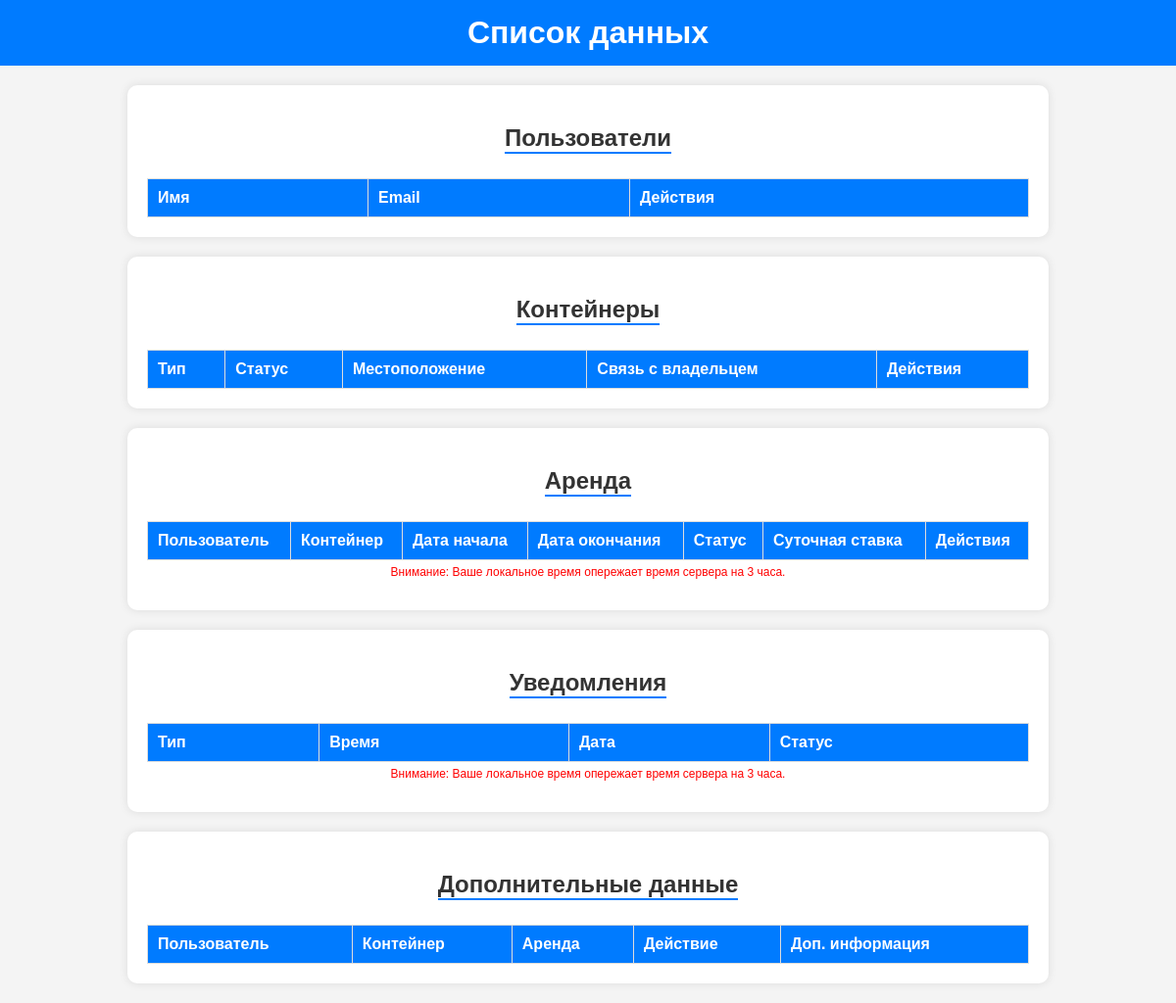
/dataset/, run on an earlier commit of the app's database.
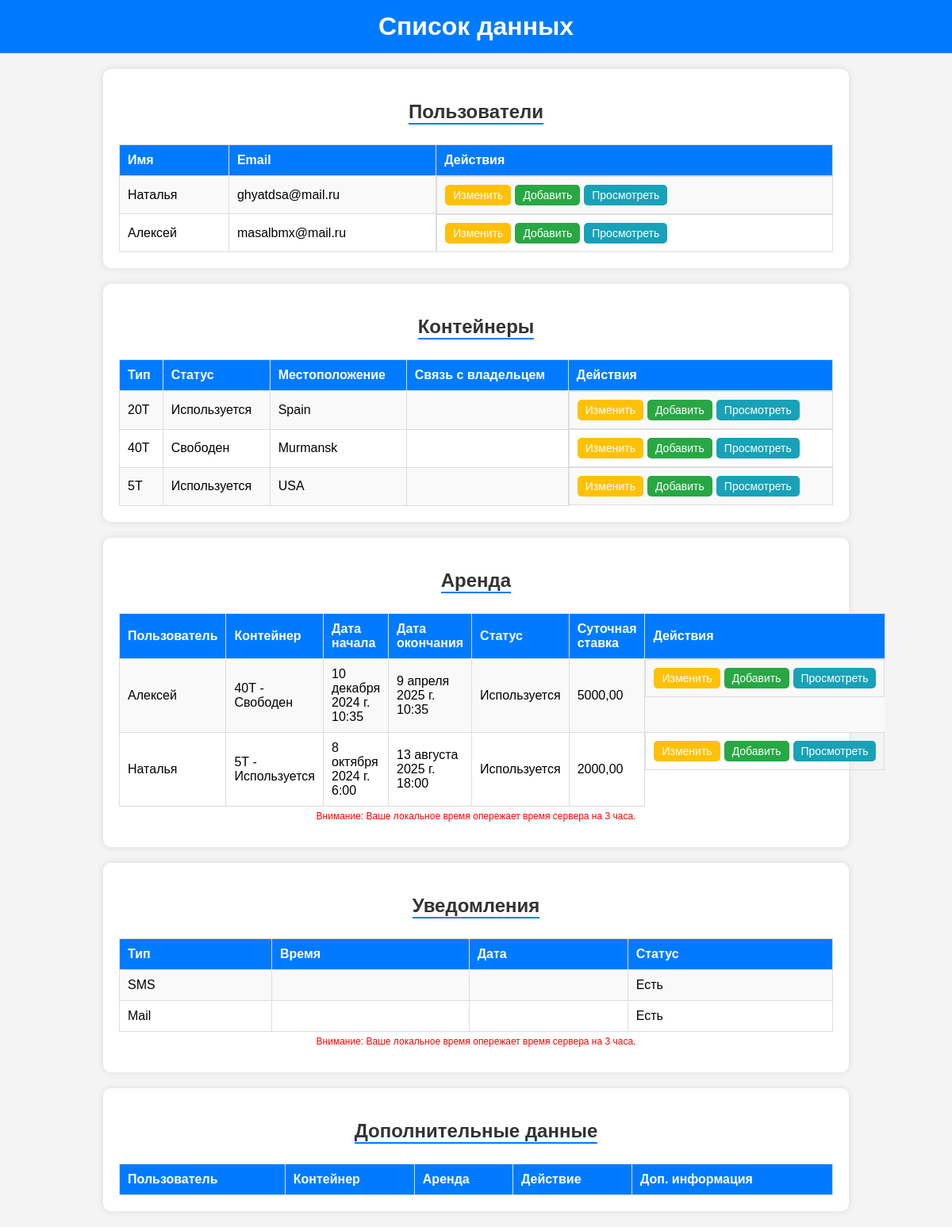
And on a later commit of the database.
### polls/models.py (models this page shows, shortened)
class User(models.Model):
    user_id = models.UUIDField(primary_key=True, default=uuid.uuid4, editable=False)
    name = models.CharField(max_length=255)
    email = models.EmailField(unique=True)
    role = models.CharField(max_length=100)
    created_at = models.DateTimeField(auto_now_add=True)
    def __str__(self):
        return self.name

class Container(models.Model):
    container_id = models.UUIDField(primary_key=True, default=uuid.uuid4, editable=False, verbose_name="Уникальный идентификатор")
    type = models.CharField(max_length=255, verbose_name="Тип контейнера")
    status = models.CharField(max_length=255, verbose_name="Статус контейнера")
    location = models.CharField(max_length=255, blank=True, null=True, verbose_name="Текущее местоположение")
    owner_id = models.UUIDField(blank=True, null=True, verbose_name="Связь с владельцем")
    created_at = models.DateTimeField(auto_now_add=True, verbose_name="Дата добавления")
    def __str__(self):
        return f"{self.type} - {self.status}"

class Rental(models.Model):
    rental_id = models.UUIDField(primary_key=True, default=uuid.uuid4, editable=False, verbose_name="Уникальный идентификатор")
    container = models.ForeignKey('Container', on_delete=models.CASCADE, verbose_name="Контейнер")
    user = models.ForeignKey('User', on_delete=models.CASCADE, verbose_name="Пользователь")
    start_date = models.DateTimeField(verbose_name="Дата начала аренды")
    end_date = models.DateTimeField(verbose_name="Дата окончания аренды")
    status = models.CharField(max_length=255, verbose_name="Статус аренды")
    daily_rate = models.DecimalField(max_digits=10, decimal_places=2, verbose_name="Суточная ставка")
    created_at = models.DateTimeField(auto_now_add=True, verbose_name="Дата создания")

class Notification(models.Model):
    notification_id = models.UUIDField(primary_key=True, default=uuid.uuid4, editable=False, verbose_name="Уникальный идентификатор")
    user = models.ForeignKey('User', on_delete=models.CASCADE, verbose_name="Пользователь")
    rental = models.ForeignKey('Rental', on_delete=models.CASCADE, verbose_name="Аренда")
    type = models.CharField(max_length=255, verbose_name="Тип уведомления")
    notification_time = models.DateTimeField(verbose_name="Время уведомления")
    status = models.CharField(max_length=255, verbose_name="Статус уведомления")

### polls/views.py (the view)
# urls.py: path('dataset/', dataset_view, name='dataset_view'),  # HTML-шаблон с данными
def dataset_view(request):
    users = User.objects.all()
    containers = Container.objects.all()
    rentals = Rental.objects.all()
    sibtranslogs = SibTransLog.objects.all()
    notifications = Notification.objects.all()
    return render(request, 'dataset.html', {      #возвращает через рендер в файл  dataset
        'users': users,
        'containers': containers,
        'rentals': rentals,
        'sibtranslogs': sibtranslogs,
        'notifications': notifications
    })

### polls/templates/dataset.html (shortened to what this page needs)
<!DOCTYPE html>
<html lang="ru">
<head>
</head>
<body>
    <h1>Список данных</h1>
    <div class="container">
        <h2>Пользователи</h2>
        <table>
            <tr>
                <th>Имя</th>
                <th>Email</th>
                <th>Действия</th>
            </tr>
            {% for user in users %}
                <tr>
                    <td>{{ user.name }}</td>
                    <td>{{ user.email }}</td>
                    <td class="buttons">
                        <a href="#" class="button edit">Изменить</a>
                        <a href="#" class="button add">Добавить</a>
                        <a href="#" class="button view">Просмотреть</a>
                    </td>
                </tr>
            {% endfor %}
        </table>
    </div>
    <div class="container">
        <h2>Контейнеры</h2>
        <table>
            <tr>
                <th>Тип</th>
                <th>Статус</th>
                <th>Местоположение</th>
                <th>Связь с владельцем</th>
                <th>Действия</th>
            </tr>
            {% for container in containers %}
                <tr>
                    <td>{{ container.type }}</td>
                    <td>{{ container.status }}</td>
                    <td>{{ container.location }}</td>
                    <td>{{ container.owner_contact }}</td>
                    <td class="buttons">
                        <a href="#" class="button edit">Изменить</a>
                        <a href="#" class="button add">Добавить</a>
                        <a href="#" class="button view">Просмотреть</a>
                    </td>
                </tr>
            {% endfor %}
        </table>
    </div>
    <div class="container">
        <h2>Аренда</h2>
        <table>
            <tr>
                <th>Пользователь</th>
                <th>Контейнер</th>
                <th>Дата начала</th>
                <th>Дата окончания</th>
                <th>Статус</th>
                <th>Суточная ставка</th>
                <th>Действия</th>
            </tr>
            {% for rental in rentals %}
                <tr>
                    <td>{{ rental.user }}</td>
                    <td>{{ rental.container }}</td>
                    <td>{{ rental.start_date }}</td>
                    <td>{{ rental.end_date }}</td>
                    <td>{{ rental.status }}</td>
                    <td>{{ rental.daily_rate }}</td>
                    <td class="buttons">
                        <a href="#" class="button edit">Изменить</a>
                        <a href="#" class="button add">Добавить</a>
                        <a href="#" class="button view">Просмотреть</a>
                    </td>
                </tr>
            {% endfor %}
        </table>
        <p class="warning">Внимание: Ваше локальное время опережает время сервера на 3 часа.</p>
    </div>
    <div class="container">
        <h2>Уведомления</h2>
        <table>
            <tr>
                <th>Тип</th>
                <th>Время</th>
                <th>Дата</th>
                <th>Статус</th>
            </tr>
            {% for notification in notifications %}
                <tr>
                    <td>{{ notification.type }}</td>
                    <td>{{ notification.time }}</td>
                    <td>{{ notification.date }}</td>
                    <td>{{ notification.status }}</td>
                </tr>
            {% endfor %}
        </table>
        <p class="warning">Внимание: Ваше локальное время опережает время сервера на 3 часа.</p>
    </div>
    <div class="container">
        <h2>Дополнительные данные</h2>
        <table>
            <tr>
                <th>Пользователь</th>
                <th>Контейнер</th>
                <th>Аренда</th>
                <th>Действие</th>
                <th>Доп. информация</th>
            </tr>
        </table>
    </div>
</body>
</html>

### polls/templates/dataset.html (style rules this page uses)
body { font-family: Arial, sans-serif; background-color: #f4f4f4; margin: 0; padding: 0; text-align: center; }
h1 { background-color: #007bff; color: white; padding: 15px; margin: 0; }
h2 { color: #333; border-bottom: 2px solid #007bff; display: inline-block; margin-bottom: 15px; }
.container { max-width: 900px; margin: 20px auto; padding: 20px; background: white; border-radius: 10px; box-shadow: 0 0 10px rgba(0, 0, 0, 0.1); }
table { width: 100%; border-collapse: collapse; margin-top: 10px; }
th, td { border: 1px solid #ddd; padding: 10px; text-align: left; }
th { background: #007bff; color: white; }
tr:nth-child(even) { background: #f9f9f9; }
.buttons { display: flex; gap: 5px; }
.button { padding: 5px 10px; text-decoration: none; color: white; border-radius: 5px; font-size: 14px; }
.edit { background: #ffc107; }
.add { background: #28a745; }
.view { background: #17a2b8; }
.warning { color: red; font-size: 12px; margin-top: 5px; }

What changed in the data, as far as the page shows it:
added User: name "Наталья", email "ghyatdsa@mail.ru"
added User: name "Алексей", email "masalbmx@mail.ru"
added Container: type "20Т", status "Используется", location "Spain"
added Container: type "40Т", status "Свободен", location "Murmansk"
added Container: type "5Т", status "Используется", location "USA"
added Rental: user "Алексей", container "40Т - Свободен", start_date "10 декабря 2024 г. 10:35", end_date "9 апреля 2025 г. 10:35", status "Используется", daily_rate "5000,00"
added Rental: user "Наталья", container "5Т - Используется", start_date "8 октября 2024 г. 6:00", end_date "13 августа 2025 г. 18:00", status "Используется", daily_rate "2000,00"
added Notification: type "SMS", status "Есть"
added Notification: type "Mail", status "Есть"
